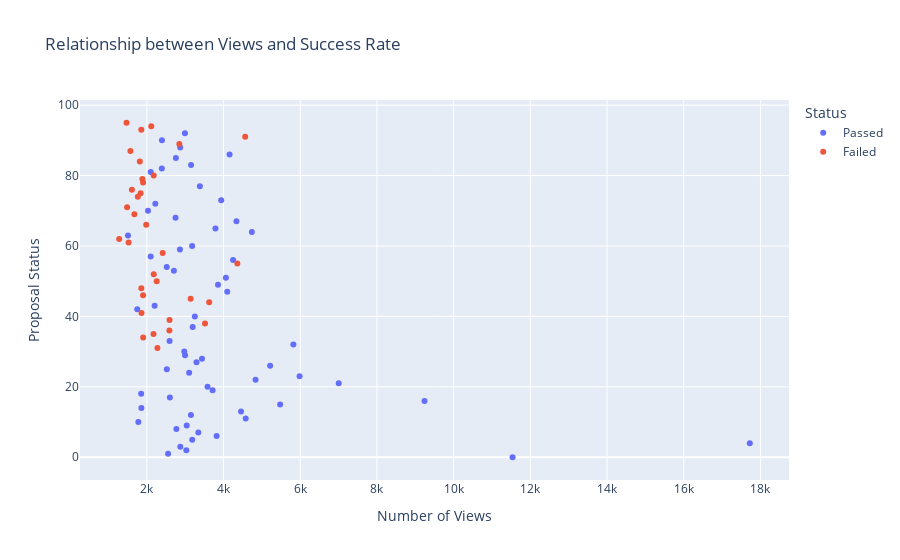

Write notebook code for a chart like this one.
### Markdown cell above
#### Do proposals with a higher number of views tend to have a higher success rate?

### Code cell
import pandas as pd
import plotly.express as px

# Load the dataset
topics_df = pd.read_csv('stip_topics_data.csv')

# Filter successful and unsuccessful proposals
successful_proposals = topics_df[topics_df['Status'] == 'Passed']
unsuccessful_proposals = topics_df[topics_df['Status'] != 'Passed']

# Plotting
fig = px.scatter(topics_df, x='Views', color='Status', hover_data=['Title'], title='Relationship between Views and Success Rate')
fig.update_layout(xaxis_title='Number of Views', yaxis_title='Proposal Status')
fig.show()
fig.write_html("Relationship Between Proposal Views and Success Rates.html")

### Figure 1 — Plotly figure (JSON) as saved in the notebook; plotly's stock layout.template omitted (floating-point values rounded to 4 significant figures)
{"data": [{"customdata": [["[Wormhole][FINAL][STIP - Round 1]"], ["[Rodeo Finance] [FINAL] [STIP - Round 1]"], ["[Savvy] [FINAL] [STIP - Round 1]"], ["[StakeDAO] [FINAL] [STIP - Round 1]"], ["[GMX] [FINAL] [STIP - Round 1]"], ["[REALM] [FINAL] [STIP - Round 1]"], ["[Gamma] [FINAL] [STIP - Round 1]"], ["[Umami Finance] [FINAL] [STIP - Round 1]"], ["[ANGLE PROTOCOL] [FINAL] [STIP - Round 1]"], ["[Galxe] [FINAL] [STIP - Round 1]"], ["[Furucombo] [FINAL] [STIP - Round 1]"], ["[Balancer] [FINAL] [STIP - Round 1]"], ["[Synapse Protocol] [FINAL][STIP - Round 1]"], ["[Sanko GameCorp] [FINAL] [STIP - Round 1]"], ["[TIDE][FINAL][STIP - Round 1]"], ["[Gains Network][FINAL][STIP - Round 1]"], ["[RAMSES] [FINAL] [STIP - Round 1]"], ["[Thales] [FINAL] [STIP - Round 1]"], ["[Florence Finance] [FINAL] [STIP - Round 1]"], ["[KyberSwap] [FINAL] [STIP - Round 1]"], ["[Socket] [FINAL] [STIP - Round 1]"], ["[RADIANT] [FINAL] [STIP - Round 1]"], ["[Good Entry][FINAL][STIP - Round 1]"], ["[Camelot] [FINAL] [STIP - Round 1]"], ["[Premia] [FINAL] [STIP - Round 1]"], ["[OpenOcean] [FINAL] [STIP - Round 1]"], ["[Trader Joe] [FINAL] [STIP - Round 1]"], ["[LODESTAR FINANCE] [FINAL] [STIP - Round 1]"], ["[Jones DAO] [FINAL] [STIP - Round 1]"], ["[Thetanuts Finance] [FINAL] [STIP - Round 1]"], ["[Beefy] [FINAL] [STIP - Round 1]"], ["[Vertex Protocol] [FINAL] [STIP - Round 1]"], ["[Perennial Finance] [FINAL] [STIP - Round 1]"], ["[Curve] [FINAL] [STIP - Round 1]"], ["[WOOFi] [FINAL] [STIP - Round 1]"], ["[CVI] [FINAL] [STIP - Round 1]"], ["[Tales of Elleria] [FINAL] [STIP - Round 1]"], ["[WINR Protocol] [FINAL] [STIP - Round 1]"], ["[RabbitHole] [FINAL] [STIP - Round 1]"], ["[Dolomite] [FINAL] [STIP - Round 1]"], ["[Rysk] [FINAL] [STIP - Round 1]"], ["[Tally] [FINAL] [STIP - Round 1]"], ["[Frax Finance] [FINAL] [STIP - Round 1]"], ["[DefiEdge] [FINAL] [STIP - Round 1]"], ["[Timeswap] [FINAL] [STIP - Round 1]"], ["[PancakeSwap] [FINAL] [STIP - Round 1]"], ["[Prime Protocol] [FINAL] [STIP - Round 1]"], ["[Dopex] [FINAL] [STIP - Round 1]"], ["[MUX Protocol] [FINAL] [STIP - Round 1]"], ["[Silo Finance] [FINAL] [STIP - Round 1]"], ["[unshETH] [FINAL] [STIP - Round 1]"], ["[dForce] [FINAL] [ STIP - Round 1]"], ["[Solv Protocol] [FINAL] [STIP - Round 1]"], ["[Magpie, Penpie, Radpie, Campie] [FINAL] [STIP - Round 1]"], ["[Abracadabra DAO (MIM)] [FINAL] [STIP - Round 1]"], ["[Notional] [FINAL] [STIP - Round 1]"], ["[Stella] [FINAL] [STIP - Round 1]"], ["[Arrakis Finance] [FINAL] [STIP - Round 1]"], ["[Shell Protocol] [FINAL] [STIP - Round 1]"], ["[Pendle][FINAL] [STIP - Round 1]"], ["[JOJO Exchange] [FINAL] [STIP - Round 1]"], ["[Stargate Finance] [FINAL] [STIP - Round 1]"], ["[Vela Exchange] [FINAL] [STIP - Round 1]"]], "hovertemplate": "Status=Passed<br>Views=%{x}<br>index=%{y}<br>Title=%{customdata[0]}<extra></extra>", "legendgroup": "Passed", "marker": {"color": "#636efa", "symbol": "circle"}, "mode": "markers", "name": "Passed", "orientation": "h", "showlegend": true, "type": "scatter", "x": [11537, 2554, 3029, 2873, 17723, 3183, 3819, 3342, 2770, 3039, 1778, 4578, 3149, 4456, 1858, 5475, 9240, 2600, 1852, 3714, 3583, 7003, 4835, 5983, 3103, 2521, 5214, 3295, 3438, 2996, 2976, 5821, 2593, 3195, 3251, 1749, 2202, 4096, 3856, 4061, 2705, 2519, 4249, 2100, 2862, 3180, 1508, 4738, 3789, 4336, 2748, 2030, 2221, 3939, 3382, 2101, 2391, 3153, 2757, 4157, 2869, 2394, 2993], "xaxis": "x", "y": [0, 1, 2, 3, 4, 5, 6, 7, 8, 9, 10, 11, 12, 13, 14, 15, 16, 17, 18, 19, 20, 21, 22, 23, 24, 25, 26, 27, 28, 29, 30, 32, 33, 37, 40, 42, 43, 47, 49, 51, 53, 54, 56, 57, 59, 60, 63, 64, 65, 67, 68, 70, 72, 73, 77, 81, 82, 83, 85, 86, 88, 90, 92], "yaxis": "y"}, {"customdata": [["[ZKasino] [FINAL] [STIP - Round 1]"], ["[Quadrat] [FINAL] [STIP - Round 1]"], ["[iZUMi Finance] [FINAL] [STIP - Round 1]"], ["[D2.finance] [FINAL] [STIP - Round 1]"], ["[UniDex] [FINAL] [STIP - Round 1]"], ["[Vaultka] [FINAL] [STIP - Round 1]"], ["[Artichoke Protocol][FINAL][STIP - Round 1]"], ["[SpartaDEX] [FINAL] [STIP - Round 1]"], ["[NFTEarth] [FINAL] [STIP - Round 1]"], ["[ApolloX] [FINAL] [STIP - Round 1]"], ["[Arbidex] [FINAL] [STIP - Round 1]"], ["[ALAYA] [FINAL] [STIP - Round 1]"], ["[Wombat Exchange] [FINAL] [STIP - Round 1]"], ["[Chronos Finance] [FINAL] [STIP - Round 1]"], ["[QiDao] [FINAL] [STIP - Round 1]"], ["[LOGX] [FINAL] [STIP - Round 1]"], ["[KeplerHomes] [FINAL] [STIP - Round 1]"], ["[Webacy] [FINAL] [STIP - Round 1]"], ["[Relay Chain: James Bot] [FINAL] [STIP - Round 1]"], ["[Wombex Finance] [FINAL] [STIP - Round 1]"], ["[OmniBTC] [FINAL] [STIP - Round 1]"], ["[CRYPTEX FINANCE] [FINAL] [STIP - Round 1]"], ["[0xGen] [FINAL] [STIP - Round 1]"], ["[Modular Wallet] [FINAL] [STIP - Round 1]"], ["[CIAN] [FINAL] [STIP - Round 1]"], ["[Archi Finance][FINAL][STIP - Round 1]"], ["[Guru Network] [FINAL] [STIP - Round 1]"], ["[XY Finance] [FINAL] [STIP - Round 1]"], ["[GMD Ecosystem] [FINAL] [STIP - Round 1]"], ["[Lido] [FINAL] [STIP - Round 1]"], ["[tBTC] [FINAL] [STIP - Round 1]"], ["[Equilibria] [FINAL] [STIP - Round 1]"], ["[Range Protocol] [FINAL] [STIP - Round 1]"]], "hovertemplate": "Status=Failed<br>Views=%{x}<br>index=%{y}<br>Title=%{customdata[0]}<extra></extra>", "legendgroup": "Failed", "marker": {"color": "#EF553B", "symbol": "circle"}, "mode": "markers", "name": "Failed", "orientation": "h", "showlegend": true, "type": "scatter", "x": [2276, 1904, 2174, 2588, 3517, 2592, 1861, 3625, 3142, 1902, 1856, 2256, 2180, 4360, 2413, 1524, 1279, 1983, 1675, 1485, 1765, 1837, 1610, 1902, 1884, 2179, 1817, 1572, 2847, 4564, 1855, 2115, 1470], "xaxis": "x", "y": [31, 34, 35, 36, 38, 39, 41, 44, 45, 46, 48, 50, 52, 55, 58, 61, 62, 66, 69, 71, 74, 75, 76, 78, 79, 80, 84, 87, 89, 91, 93, 94, 95], "yaxis": "y"}], "layout": {"legend": {"title": {"text": "Status"}, "tracegroupgap": 0}, "title": {"text": "Relationship between Views and Success Rate"}, "xaxis": {"anchor": "y", "domain": [0, 1], "title": {"text": "Number of Views"}}, "yaxis": {"anchor": "x", "domain": [0, 1], "title": {"text": "Proposal Status"}}}}
